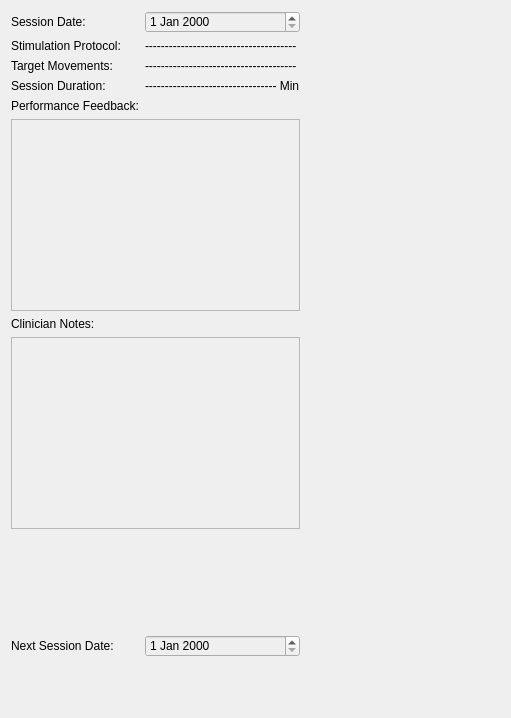
      <widget class="QWidget" name="overveiw_tab">
       <property name="styleSheet">
        <string notr="true">background-color: rgb(239, 239, 239);
</string>
       </property>
       <attribute name="title">
        <string>Session Overveiw</string>
       </attribute>
       <layout class="QGridLayout" name="gridLayout_3">
        <item row="9" column="0">
         <widget class="QLabel" name="label_24">
          <property name="styleSheet">
           <string notr="true">font: 600 12pt; </string>
          </property>
          <property name="text">
           <string>Next Session Date:</string>
          </property>
         </widget>
        </item>
        <item row="3" column="0">
         <widget class="QLabel" name="label_21">
          <property name="styleSheet">
           <string notr="true">font: 600 12pt; </string>
          </property>
          <property name="text">
           <string>Session Duration:</string>
          </property>
         </widget>
        </item>
        <item row="4" column="0">
         <widget class="QLabel" name="label_22">
          <property name="styleSheet">
           <string notr="true">font: 600 12pt; </string>
          </property>
          <property name="text">
           <string>Performance Feedback:</string>
          </property>
         </widget>
        </item>
        <item row="9" column="1">
         <widget class="QDateEdit" name="dateEdit_2">
          <property name="styleSheet">
           <string notr="true">font: 500 12pt; </string>
          </property>
         </widget>
        </item>
        <item row="0" column="1">
         <widget class="QDateEdit" name="session_date_dateEdit">
          <property name="styleSheet">
           <string notr="true">font: 500 12pt; </string>
          </property>
         </widget>
        </item>
        <item row="8" column="0">
         <spacer name="verticalSpacer_9">
          <property name="orientation">
           <enum>Qt::Vertical</enum>
          </property>
          <property name="sizeType">
           <enum>QSizePolicy::Maximum</enum>
          </property>
          <property name="sizeHint" stdset="0">
           <size>
            <width>20</width>
            <height>100</height>
           </size>
          </property>
         </spacer>
        </item>
        <item row="1" column="0">
         <widget class="QLabel" name="label_19">
          <property name="styleSheet">
           <string notr="true">font: 600 12pt; </string>
          </property>
          <property name="text">
           <string>Stimulation Protocol:</string>
          </property>
         </widget>
        </item>
        <item row="2" column="0">
         <widget class="QLabel" name="label_20">
          <property name="styleSheet">
           <string notr="true">font: 600 12pt; </string>
          </property>
          <property name="text">
           <string>Target Movements:</string>
          </property>
         </widget>
        </item>
        <item row="0" column="2">
         <spacer name="horizontalSpacer">
          <property name="orientation">
           <enum>Qt::Horizontal</enum>
          </property>
          <property name="sizeType">
           <enum>QSizePolicy::Maximum</enum>
          </property>
          <property name="sizeHint" stdset="0">
           <size>
            <width>200</width>
            <height>20</height>
           </size>
          </property>
         </spacer>
        </item>
        <item row="10" column="1">
         <spacer name="verticalSpacer_3">
          <property name="orientation">
           <enum>Qt::Vertical</enum>
          </property>
          <property name="sizeType">
           <enum>QSizePolicy::Minimum</enum>
          </property>
          <property name="sizeHint" stdset="0">
           <size>
            <width>20</width>
            <height>50</height>
           </size>
          </property>
         </spacer>
        </item>
        <item row="3" column="1">
         <widget class="QLabel" name="label_27">
          <property name="styleSheet">
           <string notr="true">font: 500 12pt; </string>
          </property>
          <property name="text">
           <string>--------------------------------- Min</string>
          </property>
         </widget>
        </item>
        <item row="0" column="0">
         <widget class="QLabel" name="session_date_label">
          <property name="styleSheet">
           <string notr="true">font: 600 12pt; </string>
          </property>
          <property name="text">
           <string>Session Date:</string>
          </property>
         </widget>
        </item>
        <item row="6" column="0">
         <widget class="QLabel" name="label_23">
          <property name="autoFillBackground">
           <bool>false</bool>
          </property>
          <property name="styleSheet">
           <string notr="true">font: 600 12pt; </string>
          </property>
          <property name="text">
           <string>Clinician Notes:</string>
          </property>
         </widget>
        </item>
        <item row="2" column="1">
         <widget class="QLabel" name="label_26">
          <property name="styleSheet">
           <string notr="true">font: 500 12pt; </string>
          </property>
          <property name="text">
           <string>--------------------------------------</string>
          </property>
         </widget>
        </item>
        <item row="5" column="0" colspan="2">
         <widget class="QTextEdit" name="textEdit_6">
          <property name="styleSheet">
           <string notr="true">font: 500 12pt; </string>
          </property>
         </widget>
        </item>
        <item row="7" column="0" colspan="2">
         <widget class="QTextEdit" name="textEdit_5">
          <property name="styleSheet">
           <string notr="true">font: 500 12pt; </string>
          </property>
         </widget>
        </item>
        <item row="1" column="1">
         <widget class="QLabel" name="label_25">
          <property name="styleSheet">
           <string notr="true">font: 500 12pt; </string>
          </property>
          <property name="text">
           <string>--------------------------------------</string>
          </property>
         </widget>
        </item>
       </layout>
      </widget>
